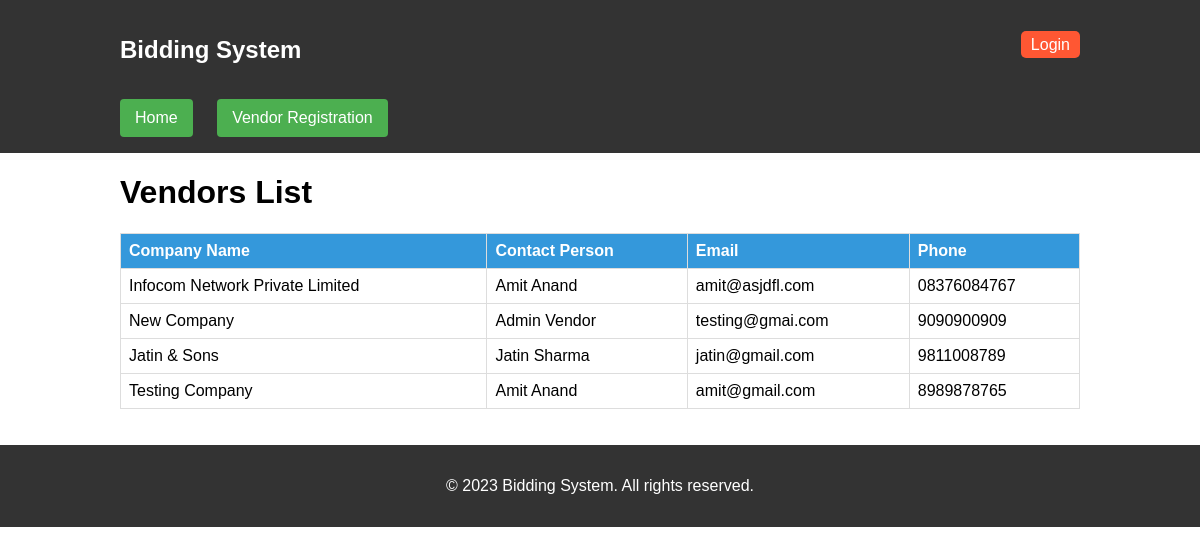
The page /list-vendors/ on the database its author committed.
### biddingapp/models.py (models this page shows)
class Vendor(models.Model):
    company_name = models.CharField(max_length=30)
    contact_person = models.CharField(max_length=30)
    email = models.EmailField(max_length=255, null=False)
    phone = models.CharField(max_length=20)
    created_at = models.DateTimeField(auto_now_add=True)

### biddingapp/views.py (the view)
# urls.py: path('list-vendors/', views.list_vendors),
@csrf_exempt
def list_vendors(request):
    return render(request, "biddingapp/vendors_list.html", {
        "vendors_list" : Vendor.objects.all()
    })

### biddingapp/context_processors.py (called while the page is built, shortened)
def custom_processor(request):
    data = {"login": False, "admin": False}
    try:
        admin = request.session.get("admin")
        vendor_id = request.session.get("vendor")
    except Exception as e:
        pass
    return data

### biddingapp/templates/biddingapp/vendors_list.html
{% extends "biddingapp/base.html" %}
{% block content %}
<div class="container">
    <h1>Vendors List</h1>
    <table>
        <thead>
            <tr>
                <th>Company Name</th>
                <th>Contact Person</th>
                <th>Email</th>
                <th>Phone</th>
            </tr>
        </thead>
        <tbody>
            {% for vendor in vendors_list %}
            <tr>
                <td>{{vendor.company_name}}</td>
                <td>{{vendor.contact_person}}</td>
                <td>{{vendor.email}}</td>
                <td>{{vendor.phone}}</td>
            </tr>
            {% empty %}
            <tr> <td> NO RECORDS FOUND </td> </tr>
            {% endfor %}
        </tbody>
    </table>
</div>
<br> <br>
{% endblock content %}

### biddingapp/static/biddingapp/style.css (style rules this page uses)
body { font-family: Arial, sans-serif; margin: 0; padding: 0; box-sizing: border-box; }
.container { width: 80%; margin: 0 auto; }
table { width: 100%; border-collapse: collapse; margin-top: 20px; }
th, td { border: 1px solid #ddd; padding: 8px; text-align: left; }
th { background-color: #3498db; color: #fff; }

### rows shown on the page
Vendor: company_name "Infocom Network Private Limited", contact_person "Amit Anand", email "amit@asjdfl.com", phone "08376084767"
Vendor: company_name "New Company", contact_person "Admin Vendor", email "testing@gmai.com", phone "9090900909"
Vendor: company_name "Jatin & Sons", contact_person "Jatin Sharma", email "jatin@gmail.com", phone "9811008789"
Vendor: company_name "Testing Company", contact_person "Amit Anand", email "amit@gmail.com", phone "8989878765"
